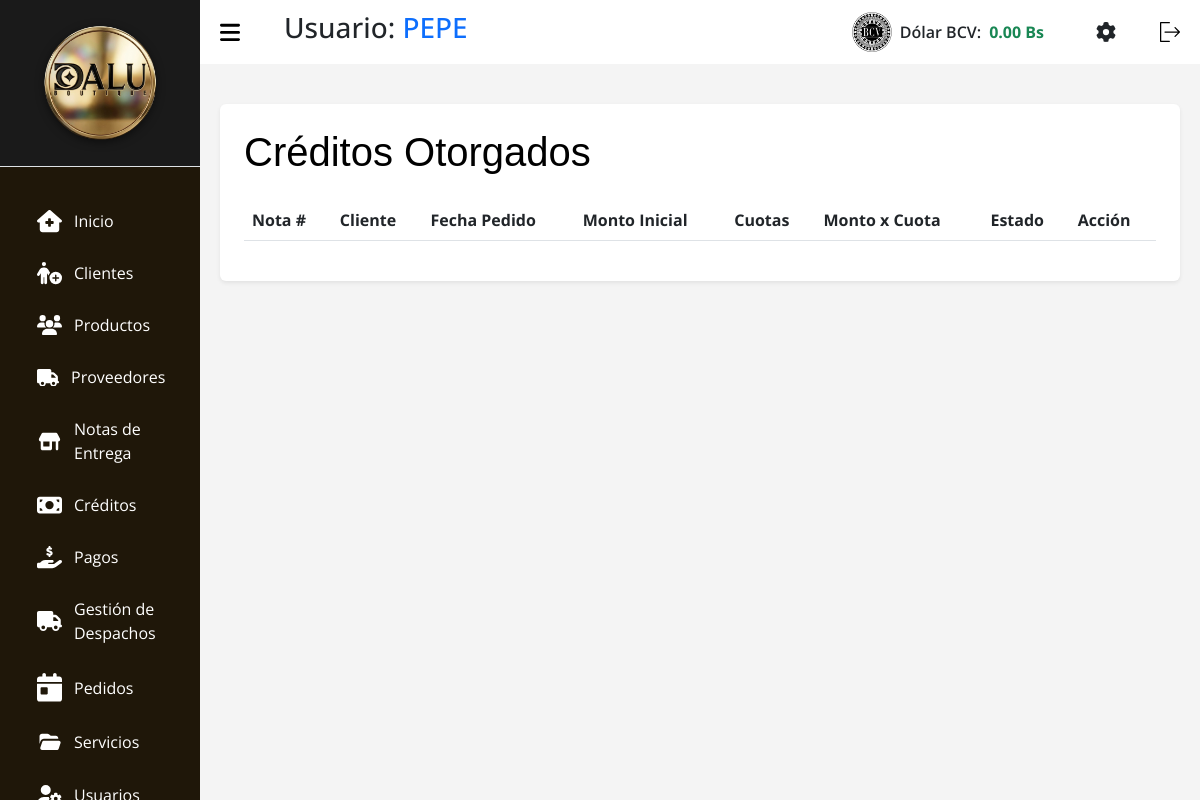
/index.php?c=Creditos (signed in), run on an earlier commit of the app's database.
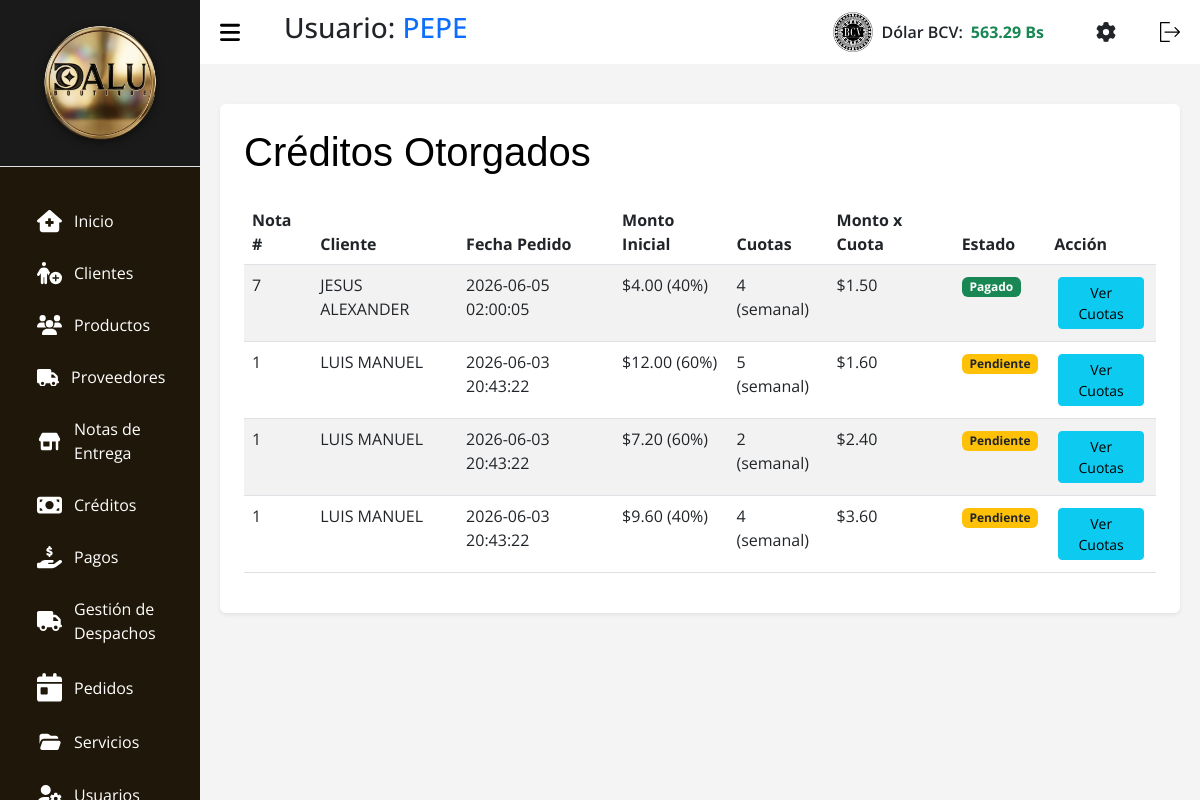
And on a later commit of the database.
### tables this page shows
CREATE TABLE `tasa` (
  `id` int(11) NOT NULL,
  `nombre` varchar(50) NOT NULL,
  `valor` decimal(10,2) NOT NULL,
  `fecha_actualizacion` datetime NOT NULL DEFAULT current_timestamp()
);

CREATE TABLE `creditos` (
  `id` int(11) NOT NULL,
  `id_nota_entrega` int(11) NOT NULL,
  `porcentaje_inicial` int(11) NOT NULL,
  `monto_cuota_inicial` decimal(10,2) NOT NULL,
  `nro_cuotas` int(11) NOT NULL,
  `monto_por_cuota` decimal(10,2) NOT NULL,
  `frecuencia` enum('semanal','quincenal','mensual') NOT NULL,
  `estado` enum('pendiente','pagado') NOT NULL DEFAULT 'pendiente',
  `fecha_registro` timestamp NOT NULL DEFAULT current_timestamp()
);

CREATE TABLE `notas_entrega` (
  `id` int(11) NOT NULL,
  `id_cliente` int(11) NOT NULL,
  `fecha_pedido` datetime NOT NULL,
  `estado` enum('pendiente','confirmado','enviado','recibido','entregado','cancelado') NOT NULL DEFAULT 'pendiente',
  `tipo` enum('debito','credito') NOT NULL DEFAULT 'debito',
  `total` decimal(10,2) NOT NULL DEFAULT 0.00,
  `observaciones` text DEFAULT NULL,
  `fecha_registro` timestamp NOT NULL DEFAULT current_timestamp()
);

CREATE TABLE `clientes` (
  `id` int(11) NOT NULL,
  `nombre` varchar(100) NOT NULL,
  `apellido` varchar(100) DEFAULT NULL,
  `correo` varchar(150) DEFAULT NULL,
  `cedula` varchar(150) NOT NULL,
  `telefono` varchar(20) DEFAULT NULL,
  `direccion` varchar(255) DEFAULT NULL,
  `palabra_secreta` varchar(256) DEFAULT NULL,
  `fecha_registro` timestamp NOT NULL DEFAULT current_timestamp(),
  `activo` tinyint(1) DEFAULT 1
);

### src/Models/Tasa.php (called while the page is built, shortened)
<?php
class Tasa extends Conexion {
    public function getLatest($nombre = 'BCV') {
        try {
            $stmt = $this->prepare("SELECT * FROM tasa WHERE nombre = :nombre ORDER BY id DESC LIMIT 1");
            $stmt->bindParam(':nombre', $nombre, PDO::PARAM_STR);
            $stmt->execute();
            return $stmt->fetch(PDO::FETCH_ASSOC);
        } catch (PDOException $e) {
            return false;
        }
    }
}

### src/Models/Creditos.php (called while the page is built, shortened)
<?php
class Creditos extends Conexion {
    public function getAll() {
        $sql = "SELECT cr.*, n.id as nota_id, n.total as nota_total, n.fecha_pedido, c.nombre as cliente_nombre
                FROM creditos cr
                INNER JOIN notas_entrega n ON cr.id_nota_entrega = n.id
                LEFT JOIN clientes c ON n.id_cliente = c.id
                ORDER BY cr.fecha_registro DESC";
        $stmt = $this->prepare($sql);
        $stmt->execute();
        return $stmt->fetchAll(PDO::FETCH_ASSOC);
    }
}
?>

### src/Views/V_Creditos.php (the view, shortened to what the changed rows need)
<!DOCTYPE html>
<html lang="es">
<head>
    <link rel="stylesheet" href="assets/css/css.css">
    <link rel="stylesheet" href="assets/css/tabla.css">
    <link rel="stylesheet" href="assets/css/header.css">
    <link rel="stylesheet" href="assets/bootstrap.min.css">
    <link rel="stylesheet" href="assets/DataTablet/datatables.css">
    <link rel="stylesheet" href="assets/css/libs/select2.min.css">
    <link rel="stylesheet" href="assets/css/libs/select2-bootstrap-5-theme.min.css">
</head>
<body>
    <?php require_once __DIR__ . "/../Views/layout/header.php"; ?>
    <?php
        $creditos = $creditos ?? [];
    ?>
    <main>
        <div class="container bg-white p-4 rounded shadow-sm mt-3">
            <div class="d-flex justify-content-between align-items-center mb-3">
                <h1 class="titulo text-black">Créditos Otorgados</h1>
            </div>
            <div class="table-responsive">
                <table id="tablaCreditos" class="table-DT table table-striped">
                    <thead>
                        <tr>
                            <th scope="col">Nota #</th>
                            <th scope="col">Cliente</th>
                            <th scope="col">Fecha Pedido</th>
                            <th scope="col">Monto Inicial</th>
                            <th scope="col">Cuotas</th>
                            <th scope="col">Monto x Cuota</th>
                            <th scope="col">Estado</th>
                            <th scope="col">Acción</th>
                        </tr>
                    </thead>
                    <tbody>
                        <?php foreach ($creditos as $c): ?>
                            <tr>
                                <td><?php echo htmlspecialchars($c['nota_id']); ?></td>
                                <td><?php echo htmlspecialchars($c['cliente_nombre'] ?? 'Desconocido'); ?></td>
                                <td><?php echo htmlspecialchars($c['fecha_pedido']); ?></td>
                                <td>$<?php echo number_format($c['monto_cuota_inicial'], 2); ?> (<?php echo $c['porcentaje_inicial']; ?>%)</td>
                                <td><?php echo htmlspecialchars($c['nro_cuotas']); ?> (<?php echo htmlspecialchars($c['frecuencia']); ?>)</td>
                                <td>$<?php echo number_format($c['monto_por_cuota'], 2); ?></td>
                                <td>
                                    <?php if ($c['estado'] === 'pagado'): ?>
                                        <span class="badge bg-success">Pagado</span>
                                    <?php else: ?>
                                        <span class="badge bg-warning text-dark">Pendiente</span>
                                    <?php endif; ?>
                                </td>
                                <td>
                                    <button type="button" class="btn btn-sm btn-info m-1" data-bs-toggle="modal" data-bs-target="#modalDetallesCredito<?= $c['id'] ?>">Ver Cuotas</button>
                                </td>
                            </tr>
                        <?php endforeach; ?>
                    </tbody>
                </table>
            </div>
        </div>
    </main>
</body>
</html>

### src/Views/layout/header.php (shortened to what the changed rows need)
<?php
$tasaModel_header = new Tasa();
$tasaActual_header = $tasaModel_header->getLatest();
$tasaValor = $tasaActual_header ? number_format((float)$tasaActual_header['valor'], 2) : '0.00';
?>
<section id="sidebar">
  <div class="sidebar-heading border-bottom p-3" style="background-color: #1a1a1a; text-align: center;">
    <img src="assets/img/dalulisto.png" style="max-width: 80%; height: auto; filter: drop-shadow(0px 2px 4px rgba(0,0,0,0.5));" alt="Logo Dalu">
  </div>
  <ul class="side-menu">
    <li class="nav-item m-1 fs-6">
      <a class="nav-link active" aria-current="page" href="?c=Home">
        Inicio</a>
    </li>
    <li class="nav-item m-1 fs-6">
      <a class="nav-link" href="?c=Clientes">
        Clientes
      </a>
    </li>
    <li class="nav-item m-1 fs-6">
      <a class="nav-link" href="?c=Productos">
        Productos
      </a>
    </li>
    <li class="nav-item m-1 fs-6">
      <a class="nav-link" href="?c=Proveedores">
        Proveedores
      </a>
    </li>
    <li class="nav-item m-1 fs-6">
      <a class="nav-link" href="?c=Notas">
        Notas de
        <br>
        Entrega
      </a>
    </li>
    <li class="nav-item m-1 fs-6">
      <a class="nav-link" href="?c=Creditos">
        Créditos
      </a>
    </li>
    <li class="nav-item m-1 fs-6">
      <a class="nav-link" href="?c=Pagos">
        Pagos
      </a>
    <li class="nav-item m-1 fs-6">
      <a class="nav-link" href="?c=Despacho">
          Gestión de
          <br>
          Despachos
      </a>
    </li>
    <li class="nav-item m-1 fs-6">
      <a class="nav-link" href="?c=Pedidos">
        Pedidos
      </a>
    </li>
    <li class="nav-item m-1 fs-6">
      <a class="nav-link" href="?c=Servicios">
        Servicios
      </a>
    </li>
    <li class="nav-item  m-1 fs-6">
      <a class="nav-link" href="?c=Usuarios">
      </a>
    </li>
  </ul>
</section>
<section id="content">
  <nav>
    <h3 class="ms-3">Usuario: <span class="text-primary"><?= htmlspecialchars($_SESSION['nombre']) ?></span></h3>
    <div class="d-flex align-items-center ms-auto me-4" id="bcvDiv" style="cursor:pointer;" data-bs-toggle="modal" data-bs-target="#modalTasa">
        <img class="img-bcv me-2" src="assets/img/bcv2.png" alt="BCV" width="40">
        <span class="text-dark fw-semibold me-2">Dólar BCV:</span>
        <span class="text-success fw-bold" id="Dolar_bcv"><?= htmlspecialchars($tasaValor) ?> Bs</span>
    </div>
    <a href="?c=Ajustes" class="me-3 text-dark" title="Ajustes y Configuración">
    </a>
    <form action="index.php?c=login&a=Logout" method="POST">
      <button type="submit" style="background: none; border: none; cursor: pointer;">
      </button>
    </form>
  </nav>

What changed in the data, as far as the page shows it:
now on this page (row edited): tasa: valor "563.29"
added creditos: id_nota_entrega "7", clientes.nombre "JESUS ALEXANDER", id_nota_entrega.fecha_pedido "2026-06-05 02:00:05", monto_cuota_inicial "4.00", porcentaje_inicial "40", nro_cuotas "4", frecuencia "semanal", monto_por_cuota "1.50", estado "Pagado"
added creditos: id_nota_entrega "1", clientes.nombre "LUIS MANUEL", id_nota_entrega.fecha_pedido "2026-06-03 20:43:22", monto_cuota_inicial "12.00", porcentaje_inicial "60", nro_cuotas "5", frecuencia "semanal", monto_por_cuota "1.60", estado "Pendiente"
added creditos: id_nota_entrega "1", clientes.nombre "LUIS MANUEL", id_nota_entrega.fecha_pedido "2026-06-03 20:43:22", monto_cuota_inicial "7.20", porcentaje_inicial "60", nro_cuotas "2", frecuencia "semanal", monto_por_cuota "2.40", estado "Pendiente"
added creditos: id_nota_entrega "1", clientes.nombre "LUIS MANUEL", id_nota_entrega.fecha_pedido "2026-06-03 20:43:22", monto_cuota_inicial "9.60", porcentaje_inicial "40", nro_cuotas "4", frecuencia "semanal", monto_por_cuota "3.60", estado "Pendiente"
Also different on the page:
$tasaValor: "0.00" → (not shown)
